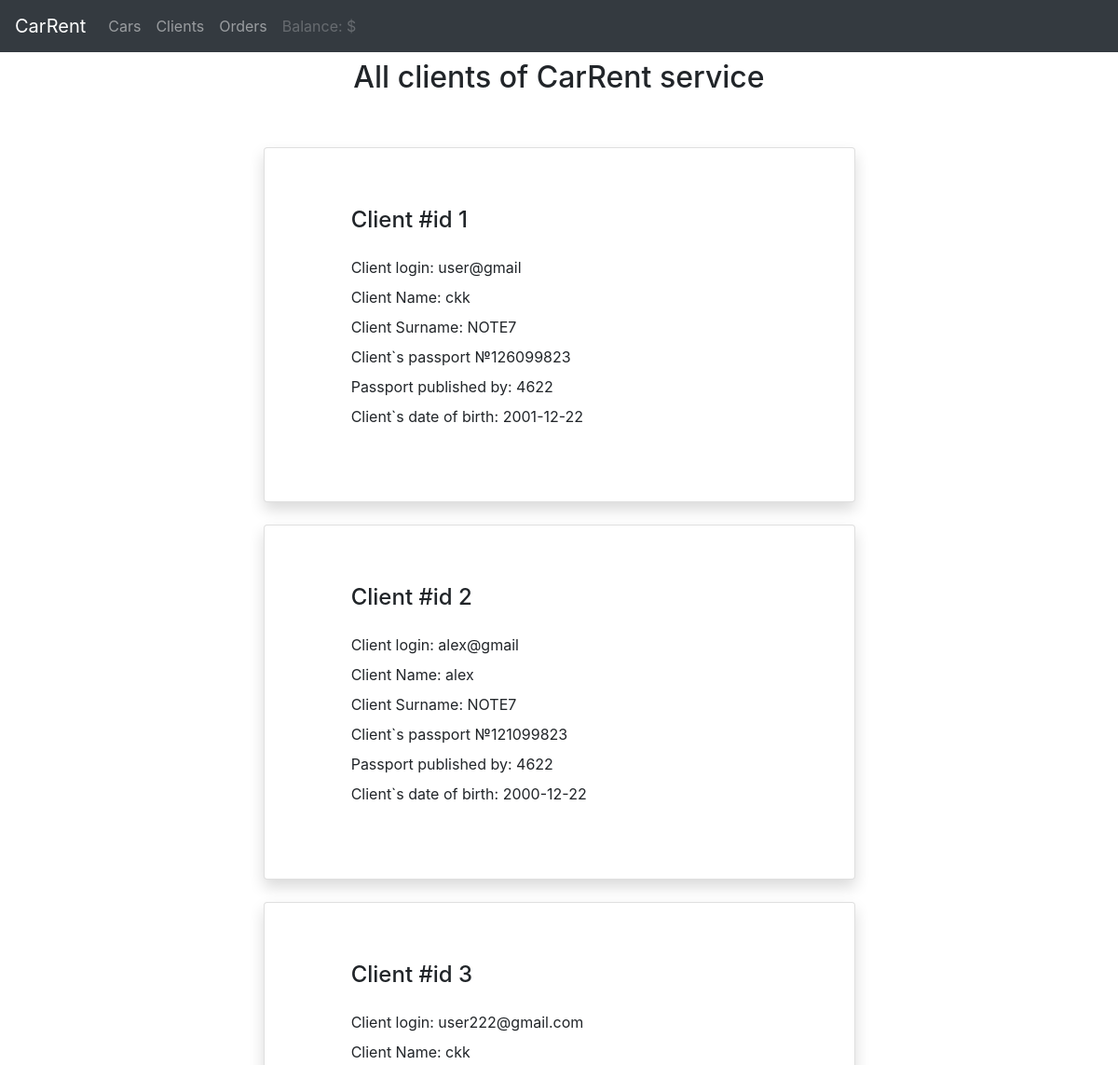
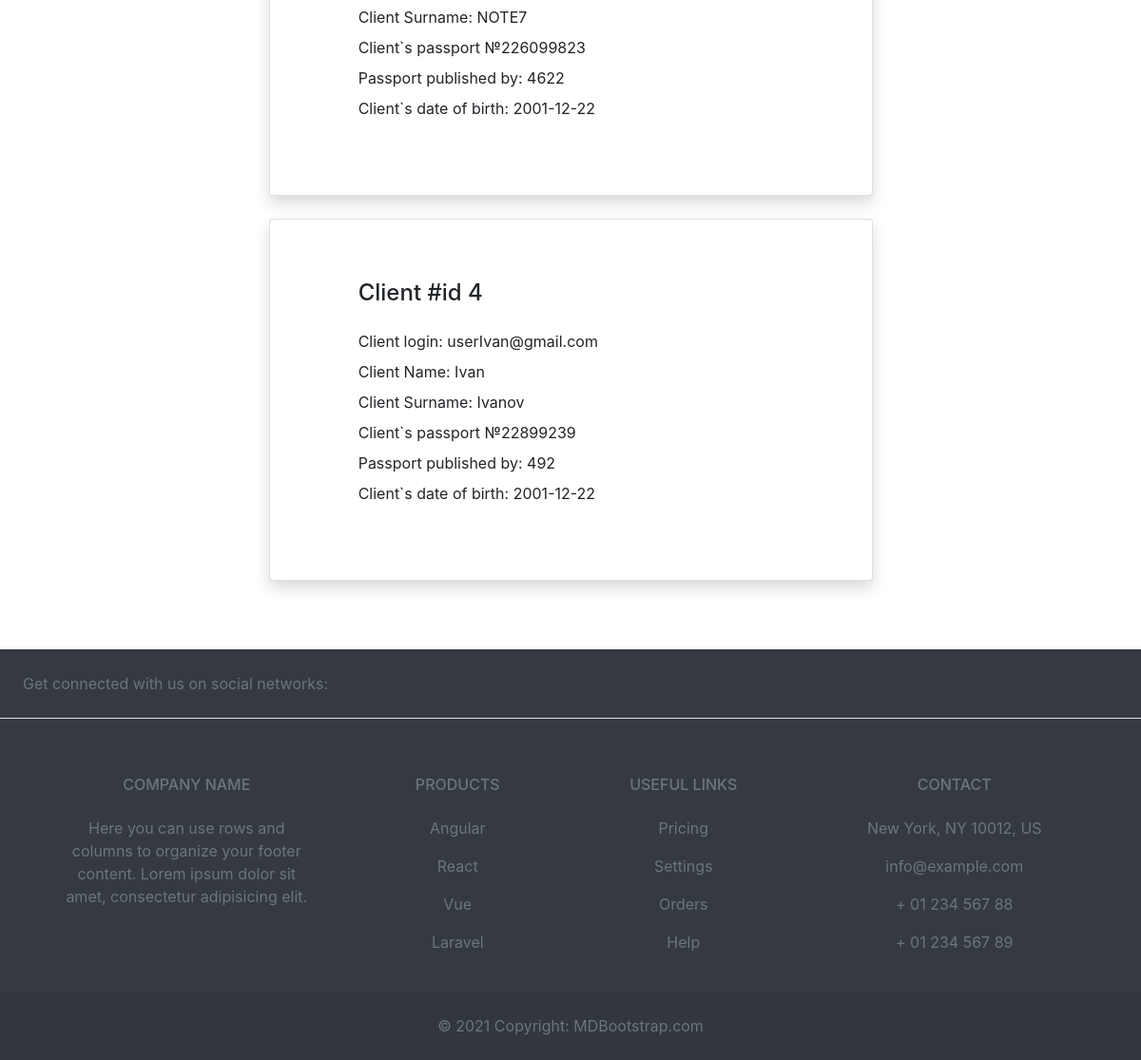
The page /admin/users on the database as committed earlier (2 pictures, top to bottom).
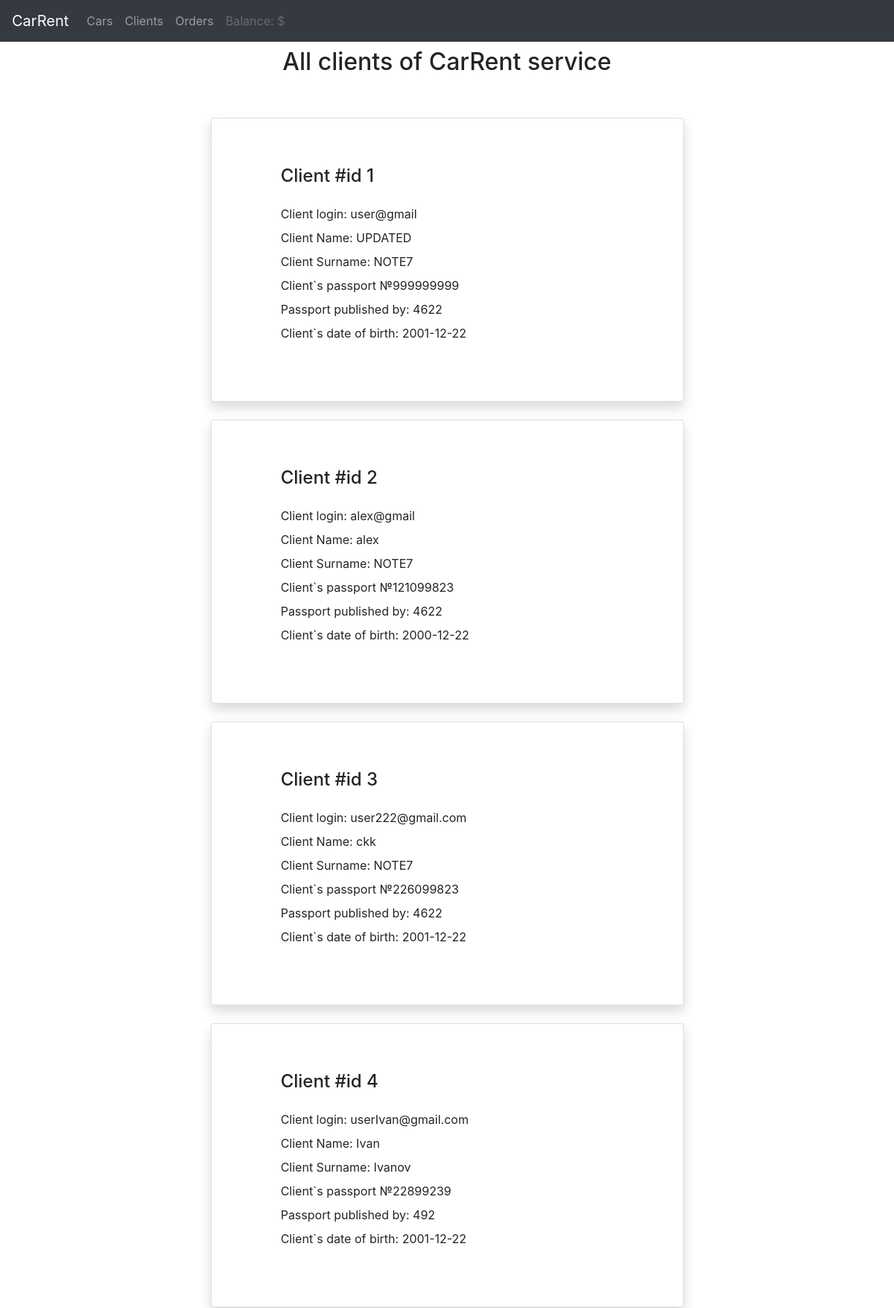
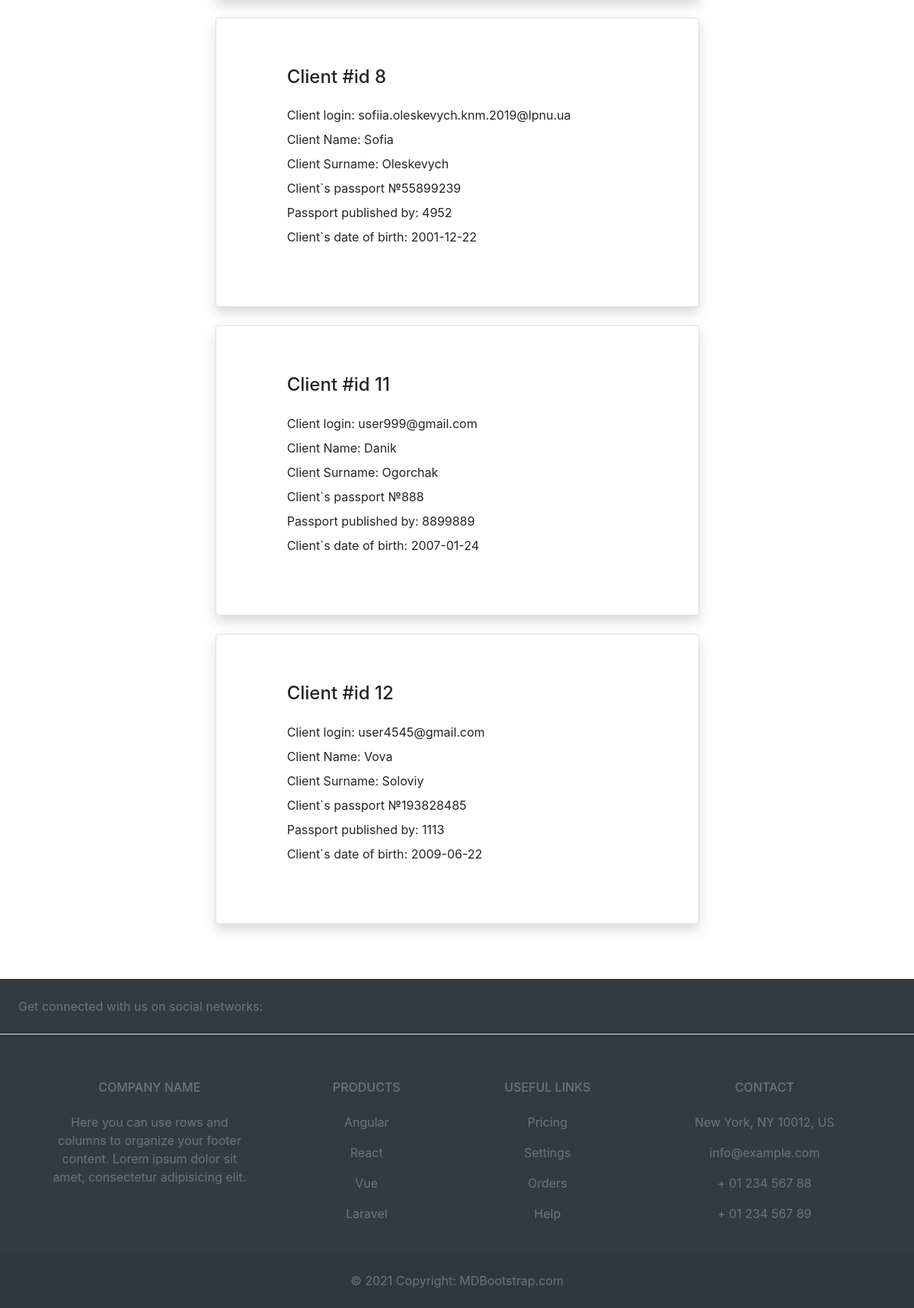
The same page on the database as committed later (2 pictures, top to bottom).
### car_rental_app/models/user.py (models this page shows, shortened)
class User(UserMixin, db.Model):
    __tablename__ = "user"
    id = db.Column(db.Integer, primary_key=True, autoincrement=True)
    login = db.Column(db.String(50), unique=True)
    name = db.Column(db.String(50), nullable=False)
    surname = db.Column(db.String(50), nullable=False)
    balance = db.Column(db.Integer, default=0)
    passport_id = db.Column(db.Integer, db.ForeignKey("passport.id"))
    password = db.Column(db.String(10), nullable=False)
    user = db.relationship("Order", cascade="all,delete", backref="creator")

### car_rental_app/models/passport.py (models this page shows, shortened)
class Passport(db.Model):
    __tablename__ = "passport"
    id = db.Column(db.Integer, primary_key=True, autoincrement=True)
    series = db.Column(db.String(2), default=None)
    number = db.Column(db.Integer, unique=True, nullable=False)
    published_by = db.Column(db.Integer, nullable=False)
    date_of_birth = db.Column(db.Date, nullable=False)
    user = db.relationship(
        "User", uselist=False, cascade="all,delete", backref="passport"
    )

### car_rental_app/views/user_view.py (the view)
@admin_blueprint.route("/users", methods=["GET", "POST"])
def show_all_users():
    admin = True
    try:
        users = user_service.read_all_users()
        return render_template("users.html", admin=admin, users=users)
    except:
        return render_template("cars.html")

### car_rental_app/service/user_service.py (called while the page is built)
def read_all_users():
    try:
        users = User.query.all()
        return users
    except:
        logger.warning("Can`t get users from db")
    return None

### car_rental_app/templates/users.html (shortened to what this page needs)
{% extends 'base.html' %}
{% block content %}
    <div style="text-align: center">
        <h2>All clients of CarRent service</h2>
    </div>
    <div class="row py-5">
        {% for user in users %}
            <div class="col-lg-7 mx-auto">
                <div class="card shadow mb-4">
                    <div class="card-body p-5" style="width: 90%">
                        <h4 class="mb-4">Client #id {{ user.id }}</h4>
                        <ul class="list-unstyled">
                            <li class="mb-2">Client login: {{ user.login }}</li>
                            <li class="mb-2">Client Name: {{ user.name }}</li>
                            <li class="mb-2">Client Surname: {{ user.surname }}</li>
                            <li class="mb-2">Client`s passport №{{ user.passport.number }}</li>
                            <li class="mb-2">Passport published by: {{ user.passport.published_by }}</li>
                            <li class="mb-2">Client`s date of birth: {{ user.passport.date_of_birth }}</li>
                        </ul>
                    </div>
                </div>
            </div>
        {% endfor %}
    </div>
{% endblock %}

### car_rental_app/templates/base.html (shortened to what this page needs)
<!DOCTYPE html>
<html lang="en">
<head>
    <link rel="stylesheet" href="../static/styles.css">
    <link rel="stylesheet" href="https://stackpath.bootstrapcdn.com/bootstrap/4.4.1/css/bootstrap.min.css"
>
</head>
<body>
<nav class="navbar navbar-expand-lg navbar-dark bg-dark">
    <a class="navbar-brand" href="#">CarRent</a>
    <div class="collapse navbar-collapse" id="navbarNavAltMarkup">
        <div class="navbar-nav">
            {% if current_user.is_authenticated %}
                <a class="nav-item nav-link" href="{{ url_for('public.show_cars') }} "> Cars <span class="sr-only">(current)</span></a>
                <a class="nav-item nav-link" href="{{ url_for('public.show_user_orders') }}">My orders</a>
                <a class="nav-item nav-link" href="{{ url_for('public.edit_balance') }}" aria-disabled="true">Balance: {{ current_user.balance }}$</a>
                <a class="nav-item nav-link" href="{{ url_for('public.profile_page') }}">Profile</a>
                <a class="nav-item nav-link" href="{{ url_for('public.logout_page') }}">Logout</a>
            {% elif admin %}
                <a class="nav-item nav-link" href="{{ url_for('admin.show_cars') }} "> Cars <span class="sr-only">(current)</span></a>
                <a class="nav-item nav-link" href="{{ url_for('admin.show_all_users') }}">Clients</a>
                <a class="nav-item nav-link" href="{{ url_for('admin.show_orders') }}">Orders</a>
                <a class="nav-item nav-link disabled" href="#" aria-disabled="true">Balance: {{ balance }}$</a>
            {% else %}
                <a class="nav-item nav-link" href="{{ url_for('public.login_page') }}">Sign in</a>
                <a class="nav-item nav-link" href="{{ url_for('public.register_page') }}">Sing up</a>
            {% endif%}
        </div>
    </div>
</nav>
<div class="container">
    <div>
        <div class="content">
            {% block content %}
            {% endblock %}
        </div>
    </div>
</div>
</body>
<footer class="text-center text-lg-start bg-dark text-muted">
    <section
            class="d-flex justify-content-center justify-content-lg-between p-4 border-bottom"
    >
        <div class="me-5 d-none d-lg-block">
            <span>Get connected with us on social networks:</span>
        </div>
    </section>
    <section class="" style="margin-top: 5%">
        <div class="container text-center text-md-start mt-5">
            <div class="row mt-3">
                <div class="col-md-3 col-lg-4 col-xl-3 mx-auto mb-4">
                    <h6 class="text-uppercase fw-bold mb-4">
                        Company name
                    </h6>
                    <p>
                        Here you can use rows and columns to organize your footer content. Lorem ipsum
                        dolor sit amet, consectetur adipisicing elit.
                    </p>
                </div>
                <div class="col-md-2 col-lg-2 col-xl-2 mx-auto mb-4">
                    <h6 class="text-uppercase fw-bold mb-4">
                        Products
                    </h6>
                    <p>
                        <a href="#!" class="text-reset">Angular</a>
                    </p>
                    <p>
                        <a href="#!" class="text-reset">React</a>
                    </p>
                    <p>
                        <a href="#!" class="text-reset">Vue</a>
                    </p>
                    <p>
                        <a href="#!" class="text-reset">Laravel</a>
                    </p>
                </div>
                <div class="col-md-3 col-lg-2 col-xl-2 mx-auto mb-4">
                    <h6 class="text-uppercase fw-bold mb-4">
                        Useful links
                    </h6>
                    <p>
                        <a href="#!" class="text-reset">Pricing</a>
                    </p>
                    <p>
                        <a href="#!" class="text-reset">Settings</a>
                    </p>
                    <p>
                        <a href="#!" class="text-reset">Orders</a>
                    </p>
                    <p>
                        <a href="#!" class="text-reset">Help</a>
                    </p>
                </div>
                <div class="col-md-4 col-lg-3 col-xl-3 mx-auto mb-md-0 mb-4">
                    <h6 class="text-uppercase fw-bold mb-4">
                        Contact
                    </h6>
                    <p> New York, NY 10012, US</p>
                    <p>
                        info@example.com
                    </p>
                    <p> + 01 234 567 88</p>
                    <p> + 01 234 567 89</p>
                </div>
            </div>
        </div>
    </section>
    <div class="text-center p-4" style="background-color: rgba(0, 0, 0, 0.05);">
        © 2021 Copyright:
        <a class="text-reset fw-bold" href="https://mdbootstrap.com/">MDBootstrap.com</a>
    </div>
</footer>
</html>

### car_rental_app/static/styles.css (style rules this page uses)
.container { max-width: 1000px; margin: 0 auto; }
.card { border: 1px solid black; border-radius: 5px; padding: 15px; align-items: center }
@media ( max-width: 1200px ) { .container { max-width: 600px; margin: 0 auto; } }

Rows that differ between the two databases and show on the page:
changed User "user@gmail": name "ckk" → "UPDATED"; passport.number "126099823" → "999999999"
added User: id "8", login "sofiia.oleskevych.knm.2019@lpnu.ua", name "Sofia", surname "Oleskevych", passport.number "55899239", passport.published_by "4952", passport.date_of_birth "2001-12-22"
added User: id "11", login "user999@gmail.com", name "Danik", surname "Ogorchak", passport.number "888", passport.published_by "8899889", passport.date_of_birth "2007-01-24"
added User: id "12", login "user4545@gmail.com", name "Vova", surname "Soloviy", passport.number "193828485", passport.published_by "1113", passport.date_of_birth "2009-06-22"
